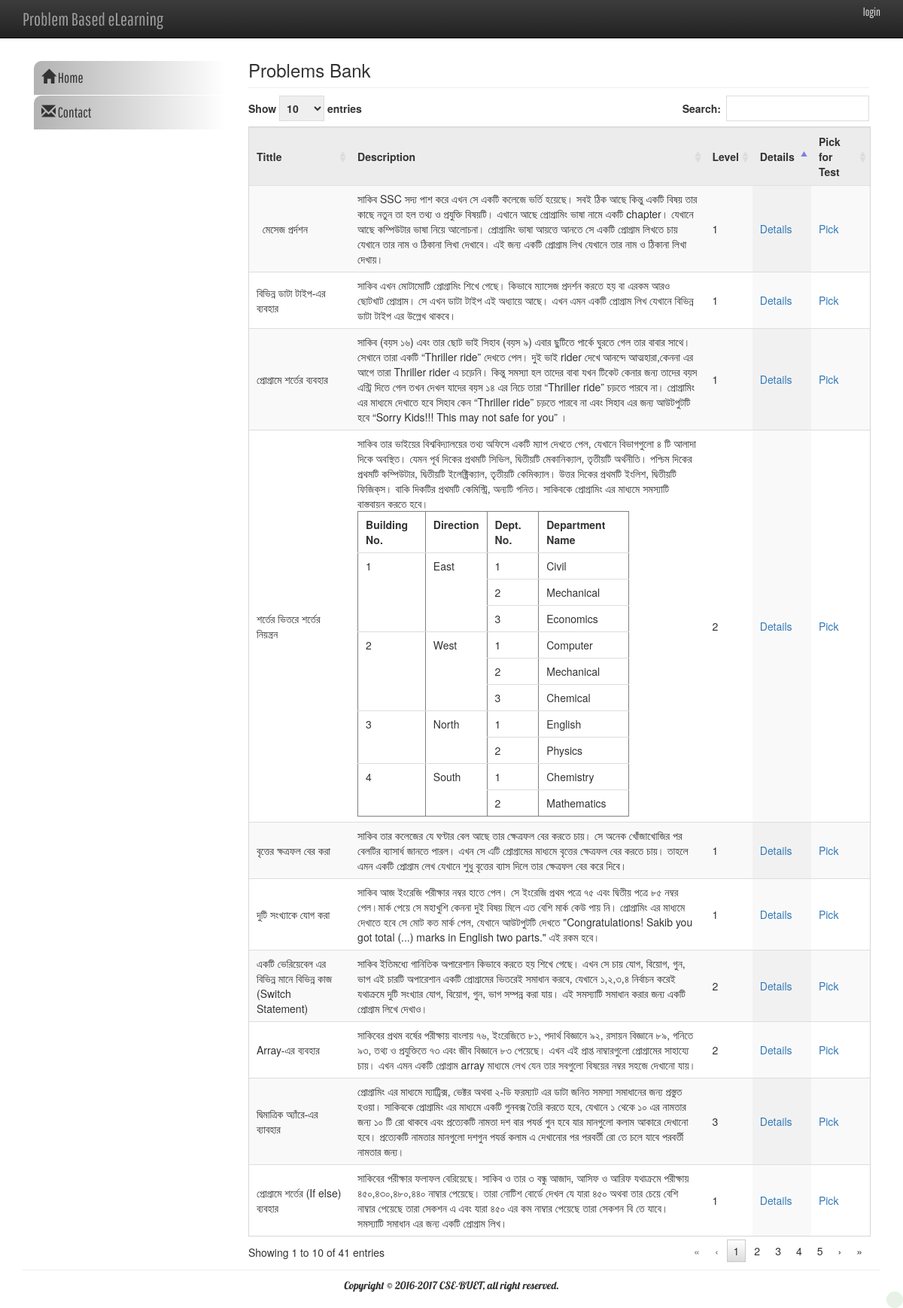
Screenshot of /index.php/c/pick_problem with the database file from the repository.
### tables this page shows
CREATE TABLE IF NOT EXISTS `c_problem` (
  `id` int(11) NOT NULL AUTO_INCREMENT,
  `title` varchar(255) NOT NULL,
  `description` mediumtext NOT NULL,
  `learning_outcome` mediumtext NOT NULL,
  `reference_guide` varchar(255) NOT NULL,
  `keywords` varchar(100) NOT NULL,
  `type` varchar(30) NOT NULL,
  `level` int(2) NOT NULL,
  `sample_input` mediumtext,
  `sample_output` mediumtext,
  `hint` mediumtext NOT NULL,
  `chapter_id` int(11) NOT NULL,
  `created_by` varchar(50) NOT NULL,
  `language` varchar(5) NOT NULL DEFAULT 'en',
  `created_at` timestamp NOT NULL DEFAULT CURRENT_TIMESTAMP,
  `updated_at` timestamp NULL DEFAULT NULL,
  PRIMARY KEY (`id`)
);

### application/controllers/c/Pick_problem.php (called while the page is built, shortened)
<?php
class Pick_problem extends CI_Controller {
	function __construct() {
		$this->load->model("c/Pick_problem_model", "pick_problem");
		$this->load->model("c/Problem_list_model", "problem_list");
	}
	public function index()
	{
		$data['all_problem'] = $this->pick_problem->selectProblem();
		$this->load->view('c/pick_problem/index_view', $data);
	}
}

### index.php (called while the page is built, shortened)
<?php
require_once BASEPATH.'core/CodeIgniter.php';

### application/models/c/Pick_problem_model.php (called while the page is built, shortened)
<?php
class Pick_problem_model extends CI_Model
{
    public function selectProblem()
    {
        $query = $this->db->get('c_problem');
        return $result = $query->result();
    }
}

### application/views/c/pick_problem/index_view.php (the view, shortened to what this page needs)
<div class="col-md-9 col-sm-8 col-xs-12">
    <h3>Problems Bank</h3>
    <hr>
    <table id="problems" class="display " cellspacing="0" width="100%" >
        <thead>
        <tr>
            <th>Tittle</th>
            <th>Description</th>
            <th>Level</th>
            <th width="50">Details</th>
            <th width="50">Pick for Test</th>
        </tr>
        </thead>
        <tbody>
        <?php for ($i = 0; $i < count($all_problem); ++$i) { ?>
        <tr>
            <td><?php echo $all_problem[$i]->title;?></td>
            <td><?php echo $all_problem[$i]->description;?></td>
            <td><?php echo $all_problem[$i]->level;?></td>
            <td><a href="<?=base_url();?>c/Problem_list/single_view/<?php echo $all_problem[$i]->id;?>">Details</a> </td>
            <td><a href="<?=base_url();?>c/Pick_problem/pick/<?php echo $all_problem[$i]->id;?>">Pick</a> </td>
        </tr>
        <?php } ?>
        </tbody>
    </table>
</div>

### assets/css/main.css (style rules this page uses)
* { margin:0; padding:0; }
:link,:visited { text-decoration: none; }
h1,h2, h3, h4, h5, p { margin:0; }
hr { margin: 10px 0; }

### application/views/c/common/header.php (style rules this page uses)
body { padding-top: 80px; padding-bottom: 20px; }

### rows the page displays
c_problem: title "মেসেজ প্রর্দশন", description "সাকিব SSC সদ্য পাশ করে এখন সে একটি কলেজে ভর্তি হয়েছে। সবই ঠিক আছে কিন্তু একটি বিষয় তার কাছে নতুন তা হল তথ্য ও প্রযুক্তি বিষয়টি। এখানে আছে প্রোগ্রামিং ভাষা নামে একটি chapter। যেখানে আছে কম্পিউটার ভাষা নিয়ে আলোচনা। প্রোগ্রামিং ভাষা আয়ত্তে আনতে সে একটি প্রোগ্রাম লিখতে চায় যেখানে তার নাম ও ঠিকানা লিখা দেখাবে। এই জন্য একটি প্রোগ্রাম লিখ যেখানে তার নাম ও ঠিকানা লিখা দেখায়।", level "1"
c_problem: title "বিভিন্ন ডাটা টাইপ-এর ব্যবহার", description "সাকিব এখন মোটামোটি প্রোগ্রামিং শিখে গেছে। কিভাবে ম্যাসেজ প্রদর্শন করতে হয় বা এরকম আরও ছোটখাট প্রোগ্রাম। সে এখন ডাটা টাইপ এই অধ্যায়ে আছে। এখন এমন একটি প্রোগ্রাম লিখ যেখানে বিভিন্ন ডাটা টাইপ এর উল্লেখ থাকবে।", level "1"
c_problem: title "প্রোগ্রামে শর্তের ব্যবহার", description "সাকিব (বয়স ১৬) এবং তার ছোট ভাই সিহাব (বয়স ৯) এবার ছুটিতে পার্কে ঘুরতে গেল তার বাবার সাথে। সেখানে তারা একটি “Thriller ride” দেখতে পেল। দুই ভাই rider দেখে আনন্দে আত্মহারা,কেননা এর আগে তারা Thriller rider এ চড়েনি। কিন্তু সমস্যা হল তাদের বাবা যখন টিকেট কেনার জন্য তাদের বয়স এন্ট্রি দিতে গেল তখন দেখল যাদের বয়স ১৪ এর নিচে তারা “Thriller ride” চড়তে পারবে না। প্রোগ্রামিং এর মাধ্যমে দেখাতে হবে সিহাব কেন “Thriller ride” চড়তে পারবে না এবং সিহাব এর জন্য আউটপুটটি হবে “Sorry Kids!!! This may not safe for you” ।", level "1"
c_problem: title "শর্তের ভিতরে শর্তের নিয়ন্ত্রন", description "সাকিব তার ভাইয়ের বিশ্ববিদ্যালয়ের তথ্য অফিসে একটি ম্যাপ দেখতে পেল, যেখানে বিভাগগুলো ৪ টি আলাদা দিকে অবস্থিত। যেমন পূর্ব দিকের প্রথমটি সিভিল, দ্বিতীয়টি মেকানিক্যাল, তৃতীয়টি অর্থনীতি। পশ্চিম দিকের প্রথমটি কম্পিউটার, দ্বিতীয়টি ইলেক্ট্রিক্যাল, তৃতীয়টি কেমিক্যাল। উত্তর দিকের প্রথমটি ইংলিশ, দ্বিতীয়টি ফিজিক্‌স। বাকি দিকটির প্রথমটি কেমিস্ট্রি, অন্যটি গনিত। সাকিবকে প্রোগ্রামিং এর মাধ্যমে সমস্যাটি বাস্তবায়ন করতে হবে। Building No. Direction Dept. No. Department Name 1 East 1 Civil 2 Mechanical 3 Economics 2 West 1 Computer 2 Mechanical 3 Chemical 3 North 1 English 2 Physics 4 South 1 Chemistry 2 Mathematics", level "2"
c_problem: title "বৃত্তের ক্ষত্রফল বের করা", description "সাকিব তার কলেজের যে ঘণ্টার বেল আছে তার ক্ষেত্রফল বের করতে চায়। সে অনেক খোঁজাখোজির পর বেলটির ব্যাসার্ধ জানতে পারল। এখন সে এটি প্রোগ্রামের মাধ্যমে বৃত্তের ক্ষেত্রফল বের করতে চায়। তাহলে এমন একটি প্রোগ্রাম লেখ যেখানে শুধু বৃত্তের ব্যাস দিলে তার ক্ষেত্রফল বের করে দিবে।", level "1"
c_problem: title "দুটি সংখ্যাকে যোগ করা", description "সাকিব আজ ইংরেজি পরীক্ষার নম্বর হাতে পেল। সে ইংরেজি প্রথম পত্রে ৭৫ এবং দ্বিতীয় পত্রে ৮৫ নম্বর পেল।মার্ক পেয়ে সে মহাখুশি কেননা দুই বিষয় মিলে এত বেশি মার্ক কেউ পায় নি। প্রোগ্রামিং এর মাধ্যমে দেখাতে হবে সে মোট কত মার্ক পেল, যেখানে আউটপুটটি দেখতে \"Congratulations! Sakib you got total (...) marks in English two parts.\" এই রকম হবে।", level "1"
c_problem: title "একটি ভেরিয়েবেল এর বিভিন্ন মানে বিভিন্ন কাজ (Switch Statement)", description "সাকিব ইতিমধ্যে গানিতিক অপারেশান কিভাবে করতে হয় শিখে গেছে। এখন সে চায় যোগ, বিয়োগ, গুন, ভাগ এই চারটি অপারেশান একটি প্রোগ্রামের ভিতরেই সমাধান করবে, যেখানে ১,২,৩,৪ নির্বাচন করেই যথাক্রমে দুটি সংখ্যার যোগ, বিয়োগ, গুন, ভাগ সম্পন্ন করা যায়। এই সমস্যাটি সমাধান করার জন্য একটি প্রোগ্রাম লিখে দেখাও।", level "2"
c_problem: title "Array-এর ব্যবহার", description "সাকিবের প্রথম বর্ষের পরীক্ষায় বাংলায় ৭৬, ইংরেজিতে ৮১, পদার্থ বিজ্ঞানে ৯২, রসায়ন বিজ্ঞানে ৮৯, গনিতে ৯৩, তথ্য ও প্রযুক্তিতে ৭৩ এবং জীব বিজ্ঞানে ৮৩ পেয়েছে। এখন এই প্রাপ্ত নাম্বারগুলো প্রোগ্রামের সাহায্যে চায়। এখন এমন একটি প্রোগ্রাম array মাধ্যমে লেখ যেন তার সবগুলো বিষয়ের নম্বর সহজে দেখানো যায়।", level "2"
c_problem: title "দ্বিমাত্রিক অ্যাঁরে-এর ব্যাবহার", description "প্রোগ্রামিং এর মাধ্যমে ম্যাট্রিক্স, ভেক্টর অথবা ২-ডি ফরম্যাট এর ডাটা জনিত সমস্যা সমাধানের জন্য প্রস্তুত হওয়া। সাকিবকে প্রোগ্রামিং এর মাধ্যমে একটি গুনবক্স তৈরি করতে হবে, যেখানে ১ থেকে ১০ এর নামতার জন্য ১০ টি রো থাকবে এবং প্রত্যেকটি নামতা দশ বার পযর্ন্ত গুন হবে যার মানগুলো কলাম আকারে দেখানো হবে। প্রত্যেকটি নামতার মানগুলো দশগুন পযর্ন্ত কলাম এ দেখানোর পর পরবর্তী রো তে চলে যাবে পরবর্তী নামতার জন্য।", level "3"
c_problem: title "প্রোগ্রামে শর্তের (If else) ব্যবহার", description "সাকিবের পরীক্ষার ফলাফল বেরিয়েছে। সাকিব ও তার ৩ বন্ধু আজাদ, আসিফ ও আরিফ যথাক্রমে পরীক্ষায় ৪৫০,৪৩০,৪৮০,৪৪০ নাম্বার পেয়েছে। তারা নোটিশ বোর্ডে দেখল যে যারা ৪৫০ অথবা তার চেয়ে বেশি নাম্বার পেয়েছে তারা সেকশন এ এবং যারা ৪৫০ এর কম নাম্বার পেয়েছে তারা সেকশন বি তে যাবে। সমস্যাটি সমাধান এর জন্য একটি প্রোগ্রাম লিখ।", level "1"
